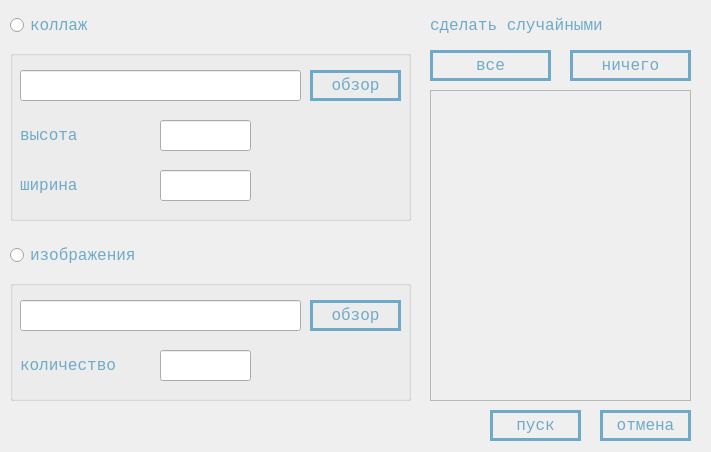
<?xml version="1.0" encoding="UTF-8"?>
<ui version="4.0">
 <class>windowsettings</class>
 <widget class="QDialog" name="windowsettings">
  <property name="geometry">
   <rect>
    <x>0</x>
    <y>0</y>
    <width>711</width>
    <height>452</height>
   </rect>
  </property>
  <property name="windowTitle">
   <string>Dialog</string>
  </property>
  <widget class="QRadioButton" name="radioButton">
   <property name="geometry">
    <rect>
     <x>10</x>
     <y>10</y>
     <width>141</width>
     <height>31</height>
    </rect>
   </property>
   <property name="palette">
    <palette>
     <active>
      <colorrole role="WindowText">
       <brush brushstyle="SolidPattern">
        <color alpha="255">
         <red>110</red>
         <green>170</green>
         <blue>200</blue>
        </color>
       </brush>
      </colorrole>
     </active>
     <inactive>
      <colorrole role="WindowText">
       <brush brushstyle="SolidPattern">
        <color alpha="255">
         <red>110</red>
         <green>170</green>
         <blue>200</blue>
        </color>
       </brush>
      </colorrole>
     </inactive>
     <disabled>
      <colorrole role="WindowText">
       <brush brushstyle="SolidPattern">
        <color alpha="255">
         <red>120</red>
         <green>120</green>
         <blue>120</blue>
        </color>
       </brush>
      </colorrole>
     </disabled>
    </palette>
   </property>
   <property name="font">
    <font>
     <family>Consolas</family>
     <pointsize>12</pointsize>
    </font>
   </property>
   <property name="text">
    <string>коллаж</string>
   </property>
  </widget>
  <widget class="QGroupBox" name="groupBox">
   <property name="geometry">
    <rect>
     <x>10</x>
     <y>50</y>
     <width>401</width>
     <height>171</height>
    </rect>
   </property>
   <property name="title">
    <string/>
   </property>
   <widget class="QLineEdit" name="lineEdit">
    <property name="geometry">
     <rect>
      <x>10</x>
      <y>20</y>
      <width>281</width>
      <height>31</height>
     </rect>
    </property>
    <property name="palette">
     <palette>
      <active>
       <colorrole role="WindowText">
        <brush brushstyle="SolidPattern">
         <color alpha="255">
          <red>0</red>
          <green>0</green>
          <blue>0</blue>
         </color>
        </brush>
       </colorrole>
       <colorrole role="Text">
        <brush brushstyle="SolidPattern">
         <color alpha="255">
          <red>0</red>
          <green>255</green>
          <blue>127</blue>
         </color>
        </brush>
       </colorrole>
       <colorrole role="ButtonText">
        <brush brushstyle="SolidPattern">
         <color alpha="255">
          <red>0</red>
          <green>0</green>
          <blue>0</blue>
         </color>
        </brush>
       </colorrole>
       <colorrole role="ToolTipText">
        <brush brushstyle="SolidPattern">
         <color alpha="255">
          <red>0</red>
          <green>0</green>
          <blue>0</blue>
         </color>
        </brush>
       </colorrole>
       <colorrole role="PlaceholderText">
        <brush brushstyle="SolidPattern">
         <color alpha="128">
          <red>0</red>
          <green>255</green>
          <blue>127</blue>
         </color>
        </brush>
       </colorrole>
      </active>
      <inactive>
       <colorrole role="WindowText">
        <brush brushstyle="SolidPattern">
         <color alpha="255">
          <red>0</red>
          <green>0</green>
          <blue>0</blue>
         </color>
        </brush>
       </colorrole>
       <colorrole role="Text">
        <brush brushstyle="SolidPattern">
         <color alpha="255">
          <red>0</red>
          <green>255</green>
          <blue>127</blue>
         </color>
        </brush>
       </colorrole>
       <colorrole role="ButtonText">
        <brush brushstyle="SolidPattern">
         <color alpha="255">
          <red>0</red>
          <green>0</green>
          <blue>0</blue>
         </color>
        </brush>
       </colorrole>
       <colorrole role="ToolTipText">
        <brush brushstyle="SolidPattern">
         <color alpha="255">
          <red>0</red>
          <green>0</green>
          <blue>0</blue>
         </color>
        </brush>
       </colorrole>
       <colorrole role="PlaceholderText">
        <brush brushstyle="SolidPattern">
         <color alpha="128">
          <red>0</red>
          <green>255</green>
          <blue>127</blue>
         </color>
        </brush>
       </colorrole>
      </inactive>
      <disabled>
       <colorrole role="WindowText">
        <brush brushstyle="SolidPattern">
         <color alpha="255">
          <red>120</red>
          <green>120</green>
          <blue>120</blue>
         </color>
        </brush>
       </colorrole>
       <colorrole role="Text">
        <brush brushstyle="SolidPattern">
         <color alpha="255">
          <red>120</red>
          <green>120</green>
          <blue>120</blue>
         </color>
        </brush>
       </colorrole>
       <colorrole role="ButtonText">
        <brush brushstyle="SolidPattern">
         <color alpha="255">
          <red>120</red>
          <green>120</green>
          <blue>120</blue>
         </color>
        </brush>
       </colorrole>
       <colorrole role="ToolTipText">
        <brush brushstyle="SolidPattern">
         <color alpha="255">
          <red>0</red>
          <green>0</green>
          <blue>0</blue>
         </color>
        </brush>
       </colorrole>
       <colorrole role="PlaceholderText">
        <brush brushstyle="SolidPattern">
         <color alpha="128">
          <red>0</red>
          <green>0</green>
          <blue>0</blue>
         </color>
        </brush>
       </colorrole>
      </disabled>
     </palette>
    </property>
    <property name="text">
     <string/>
    </property>
   </widget>
   <widget class="QPushButton" name="pushButton">
    <property name="geometry">
     <rect>
      <x>300</x>
      <y>20</y>
      <width>91</width>
      <height>31</height>
     </rect>
    </property>
    <property name="palette">
     <palette>
      <active>
       <colorrole role="ButtonText">
        <brush brushstyle="SolidPattern">
         <color alpha="255">
          <red>110</red>
          <green>170</green>
          <blue>200</blue>
         </color>
        </brush>
       </colorrole>
      </active>
      <inactive>
       <colorrole role="ButtonText">
        <brush brushstyle="SolidPattern">
         <color alpha="255">
          <red>110</red>
          <green>170</green>
          <blue>200</blue>
         </color>
        </brush>
       </colorrole>
      </inactive>
      <disabled>
       <colorrole role="ButtonText">
        <brush brushstyle="SolidPattern">
         <color alpha="255">
          <red>120</red>
          <green>120</green>
          <blue>120</blue>
         </color>
        </brush>
       </colorrole>
      </disabled>
     </palette>
    </property>
    <property name="font">
     <font>
      <family>Consolas</family>
      <pointsize>12</pointsize>
     </font>
    </property>
    <property name="styleSheet">
     <string notr="true">border-width: 3px;
border-style: solid;
border-color: rgb(110, 170, 200);</string>
    </property>
    <property name="text">
     <string>обзор</string>
    </property>
   </widget>
   <widget class="QLineEdit" name="lineEdit_2">
    <property name="geometry">
     <rect>
      <x>150</x>
      <y>70</y>
      <width>91</width>
      <height>31</height>
     </rect>
    </property>
    <property name="palette">
     <palette>
      <active>
       <colorrole role="Text">
        <brush brushstyle="SolidPattern">
         <color alpha="255">
          <red>0</red>
          <green>255</green>
          <blue>127</blue>
         </color>
        </brush>
       </colorrole>
       <colorrole role="PlaceholderText">
        <brush brushstyle="SolidPattern">
         <color alpha="128">
          <red>0</red>
          <green>255</green>
          <blue>127</blue>
         </color>
        </brush>
       </colorrole>
      </active>
      <inactive>
       <colorrole role="Text">
        <brush brushstyle="SolidPattern">
         <color alpha="255">
          <red>0</red>
          <green>255</green>
          <blue>127</blue>
         </color>
        </brush>
       </colorrole>
       <colorrole role="PlaceholderText">
        <brush brushstyle="SolidPattern">
         <color alpha="128">
          <red>0</red>
          <green>255</green>
          <blue>127</blue>
         </color>
        </brush>
       </colorrole>
      </inactive>
      <disabled>
       <colorrole role="Text">
        <brush brushstyle="SolidPattern">
         <color alpha="255">
          <red>120</red>
          <green>120</green>
          <blue>120</blue>
         </color>
        </brush>
       </colorrole>
       <colorrole role="PlaceholderText">
        <brush brushstyle="SolidPattern">
         <color alpha="128">
          <red>0</red>
          <green>0</green>
          <blue>0</blue>
         </color>
        </brush>
       </colorrole>
      </disabled>
     </palette>
    </property>
   </widget>
   <widget class="QLabel" name="label">
    <property name="geometry">
     <rect>
      <x>10</x>
      <y>70</y>
      <width>141</width>
      <height>31</height>
     </rect>
    </property>
    <property name="palette">
     <palette>
      <active>
       <colorrole role="WindowText">
        <brush brushstyle="SolidPattern">
         <color alpha="255">
          <red>110</red>
          <green>170</green>
          <blue>200</blue>
         </color>
        </brush>
       </colorrole>
      </active>
      <inactive>
       <colorrole role="WindowText">
        <brush brushstyle="SolidPattern">
         <color alpha="255">
          <red>110</red>
          <green>170</green>
          <blue>200</blue>
         </color>
        </brush>
       </colorrole>
      </inactive>
      <disabled>
       <colorrole role="WindowText">
        <brush brushstyle="SolidPattern">
         <color alpha="255">
          <red>120</red>
          <green>120</green>
          <blue>120</blue>
         </color>
        </brush>
       </colorrole>
      </disabled>
     </palette>
    </property>
    <property name="font">
     <font>
      <family>Consolas</family>
      <pointsize>12</pointsize>
     </font>
    </property>
    <property name="text">
     <string>высота</string>
    </property>
   </widget>
   <widget class="QLabel" name="label_2">
    <property name="geometry">
     <rect>
      <x>10</x>
      <y>120</y>
      <width>141</width>
      <height>31</height>
     </rect>
    </property>
    <property name="palette">
     <palette>
      <active>
       <colorrole role="WindowText">
        <brush brushstyle="SolidPattern">
         <color alpha="255">
          <red>110</red>
          <green>170</green>
          <blue>200</blue>
         </color>
        </brush>
       </colorrole>
      </active>
      <inactive>
       <colorrole role="WindowText">
        <brush brushstyle="SolidPattern">
         <color alpha="255">
          <red>110</red>
          <green>170</green>
          <blue>200</blue>
         </color>
        </brush>
       </colorrole>
      </inactive>
      <disabled>
       <colorrole role="WindowText">
        <brush brushstyle="SolidPattern">
         <color alpha="255">
          <red>120</red>
          <green>120</green>
          <blue>120</blue>
         </color>
        </brush>
       </colorrole>
      </disabled>
     </palette>
    </property>
    <property name="font">
     <font>
      <family>Consolas</family>
      <pointsize>12</pointsize>
     </font>
    </property>
    <property name="text">
     <string>ширина</string>
    </property>
   </widget>
   <widget class="QLineEdit" name="lineEdit_3">
    <property name="geometry">
     <rect>
      <x>150</x>
      <y>120</y>
      <width>91</width>
      <height>31</height>
     </rect>
    </property>
    <property name="palette">
     <palette>
      <active>
       <colorrole role="Text">
        <brush brushstyle="SolidPattern">
         <color alpha="255">
          <red>0</red>
          <green>255</green>
          <blue>127</blue>
         </color>
        </brush>
       </colorrole>
       <colorrole role="PlaceholderText">
        <brush brushstyle="SolidPattern">
         <color alpha="128">
          <red>0</red>
          <green>255</green>
          <blue>127</blue>
         </color>
        </brush>
       </colorrole>
      </active>
      <inactive>
       <colorrole role="Text">
        <brush brushstyle="SolidPattern">
         <color alpha="255">
          <red>0</red>
          <green>255</green>
          <blue>127</blue>
         </color>
        </brush>
       </colorrole>
       <colorrole role="PlaceholderText">
        <brush brushstyle="SolidPattern">
         <color alpha="128">
          <red>0</red>
          <green>255</green>
          <blue>127</blue>
         </color>
        </brush>
       </colorrole>
      </inactive>
      <disabled>
       <colorrole role="Text">
        <brush brushstyle="SolidPattern">
         <color alpha="255">
          <red>120</red>
          <green>120</green>
          <blue>120</blue>
         </color>
        </brush>
       </colorrole>
       <colorrole role="PlaceholderText">
        <brush brushstyle="SolidPattern">
         <color alpha="128">
          <red>0</red>
          <green>0</green>
          <blue>0</blue>
         </color>
        </brush>
       </colorrole>
      </disabled>
     </palette>
    </property>
   </widget>
  </widget>
  <widget class="QGroupBox" name="groupBox_2">
   <property name="geometry">
    <rect>
     <x>10</x>
     <y>280</y>
     <width>401</width>
     <height>121</height>
    </rect>
   </property>
   <property name="title">
    <string/>
   </property>
   <widget class="QLineEdit" name="lineEdit_4">
    <property name="geometry">
     <rect>
      <x>10</x>
      <y>20</y>
      <width>281</width>
      <height>31</height>
     </rect>
    </property>
    <property name="palette">
     <palette>
      <active>
       <colorrole role="Text">
        <brush brushstyle="SolidPattern">
         <color alpha="255">
          <red>0</red>
          <green>255</green>
          <blue>127</blue>
         </color>
        </brush>
       </colorrole>
       <colorrole role="PlaceholderText">
        <brush brushstyle="SolidPattern">
         <color alpha="128">
          <red>0</red>
          <green>255</green>
          <blue>127</blue>
         </color>
        </brush>
       </colorrole>
      </active>
      <inactive>
       <colorrole role="Text">
        <brush brushstyle="SolidPattern">
         <color alpha="255">
          <red>0</red>
          <green>255</green>
          <blue>127</blue>
         </color>
        </brush>
       </colorrole>
       <colorrole role="PlaceholderText">
        <brush brushstyle="SolidPattern">
         <color alpha="128">
          <red>0</red>
          <green>255</green>
          <blue>127</blue>
         </color>
        </brush>
       </colorrole>
      </inactive>
      <disabled>
       <colorrole role="Text">
        <brush brushstyle="SolidPattern">
         <color alpha="255">
          <red>120</red>
          <green>120</green>
          <blue>120</blue>
         </color>
        </brush>
       </colorrole>
       <colorrole role="PlaceholderText">
        <brush brushstyle="SolidPattern">
         <color alpha="128">
          <red>0</red>
          <green>0</green>
          <blue>0</blue>
         </color>
        </brush>
       </colorrole>
      </disabled>
     </palette>
    </property>
   </widget>
   <widget class="QPushButton" name="pushButton_2">
    <property name="geometry">
     <rect>
      <x>300</x>
      <y>20</y>
      <width>91</width>
      <height>31</height>
     </rect>
    </property>
    <property name="palette">
     <palette>
      <active>
       <colorrole role="WindowText">
        <brush brushstyle="SolidPattern">
         <color alpha="255">
          <red>0</red>
          <green>0</green>
          <blue>0</blue>
         </color>
        </brush>
       </colorrole>
       <colorrole role="ButtonText">
        <brush brushstyle="SolidPattern">
         <color alpha="255">
          <red>110</red>
          <green>170</green>
          <blue>200</blue>
         </color>
        </brush>
       </colorrole>
      </active>
      <inactive>
       <colorrole role="WindowText">
        <brush brushstyle="SolidPattern">
         <color alpha="255">
          <red>0</red>
          <green>0</green>
          <blue>0</blue>
         </color>
        </brush>
       </colorrole>
       <colorrole role="ButtonText">
        <brush brushstyle="SolidPattern">
         <color alpha="255">
          <red>110</red>
          <green>170</green>
          <blue>200</blue>
         </color>
        </brush>
       </colorrole>
      </inactive>
      <disabled>
       <colorrole role="WindowText">
        <brush brushstyle="SolidPattern">
         <color alpha="255">
          <red>120</red>
          <green>120</green>
          <blue>120</blue>
         </color>
        </brush>
       </colorrole>
       <colorrole role="ButtonText">
        <brush brushstyle="SolidPattern">
         <color alpha="255">
          <red>120</red>
          <green>120</green>
          <blue>120</blue>
         </color>
        </brush>
       </colorrole>
      </disabled>
     </palette>
    </property>
    <property name="font">
     <font>
      <family>Consolas</family>
      <pointsize>12</pointsize>
     </font>
    </property>
    <property name="styleSheet">
     <string notr="true">border-width: 3px;
border-style: solid;
border-color: rgb(110, 170, 200);</string>
    </property>
    <property name="text">
     <string>обзор</string>
    </property>
   </widget>
   <widget class="QLineEdit" name="lineEdit_5">
    <property name="geometry">
     <rect>
      <x>150</x>
      <y>70</y>
      <width>91</width>
      <height>31</height>
     </rect>
    </property>
    <property name="palette">
     <palette>
      <active>
       <colorrole role="Text">
        <brush brushstyle="SolidPattern">
         <color alpha="255">
          <red>0</red>
          <green>255</green>
          <blue>127</blue>
         </color>
        </brush>
       </colorrole>
       <colorrole role="PlaceholderText">
        <brush brushstyle="SolidPattern">
         <color alpha="128">
          <red>0</red>
          <green>255</green>
          <blue>127</blue>
         </color>
        </brush>
       </colorrole>
      </active>
      <inactive>
       <colorrole role="Text">
        <brush brushstyle="SolidPattern">
         <color alpha="255">
          <red>0</red>
          <green>255</green>
          <blue>127</blue>
         </color>
        </brush>
       </colorrole>
       <colorrole role="PlaceholderText">
        <brush brushstyle="SolidPattern">
         <color alpha="128">
          <red>0</red>
          <green>255</green>
          <blue>127</blue>
         </color>
        </brush>
       </colorrole>
      </inactive>
      <disabled>
       <colorrole role="Text">
        <brush brushstyle="SolidPattern">
         <color alpha="255">
          <red>120</red>
          <green>120</green>
          <blue>120</blue>
         </color>
        </brush>
       </colorrole>
       <colorrole role="PlaceholderText">
        <brush brushstyle="SolidPattern">
         <color alpha="128">
          <red>0</red>
          <green>0</green>
          <blue>0</blue>
         </color>
        </brush>
       </colorrole>
      </disabled>
     </palette>
    </property>
   </widget>
   <widget class="QLabel" name="label_3">
    <property name="geometry">
     <rect>
      <x>10</x>
      <y>70</y>
      <width>141</width>
      <height>31</height>
     </rect>
    </property>
    <property name="palette">
     <palette>
      <active>
       <colorrole role="WindowText">
        <brush brushstyle="SolidPattern">
         <color alpha="255">
          <red>110</red>
          <green>170</green>
          <blue>200</blue>
         </color>
        </brush>
       </colorrole>
      </active>
      <inactive>
       <colorrole role="WindowText">
        <brush brushstyle="SolidPattern">
         <color alpha="255">
          <red>110</red>
          <green>170</green>
          <blue>200</blue>
         </color>
        </brush>
       </colorrole>
      </inactive>
      <disabled>
       <colorrole role="WindowText">
        <brush brushstyle="SolidPattern">
         <color alpha="255">
          <red>120</red>
          <green>120</green>
          <blue>120</blue>
         </color>
        </brush>
       </colorrole>
      </disabled>
     </palette>
    </property>
    <property name="font">
     <font>
      <family>Consolas</family>
      <pointsize>12</pointsize>
     </font>
    </property>
    <property name="text">
     <string>количество</string>
    </property>
   </widget>
  </widget>
  <widget class="QRadioButton" name="radioButton_2">
   <property name="geometry">
    <rect>
     <x>10</x>
     <y>240</y>
     <width>181</width>
     <height>31</height>
    </rect>
   </property>
   <property name="palette">
    <palette>
     <active>
      <colorrole role="WindowText">
       <brush brushstyle="SolidPattern">
        <color alpha="255">
         <red>110</red>
         <green>170</green>
         <blue>200</blue>
        </color>
       </brush>
      </colorrole>
     </active>
     <inactive>
      <colorrole role="WindowText">
       <brush brushstyle="SolidPattern">
        <color alpha="255">
         <red>110</red>
         <green>170</green>
         <blue>200</blue>
        </color>
       </brush>
      </colorrole>
     </inactive>
     <disabled>
      <colorrole role="WindowText">
       <brush brushstyle="SolidPattern">
        <color alpha="255">
         <red>120</red>
         <green>120</green>
         <blue>120</blue>
        </color>
       </brush>
      </colorrole>
     </disabled>
    </palette>
   </property>
   <property name="font">
    <font>
     <family>Consolas</family>
     <pointsize>12</pointsize>
    </font>
   </property>
   <property name="text">
    <string>изображения</string>
   </property>
  </widget>
  <widget class="QLabel" name="label_4">
   <property name="geometry">
    <rect>
     <x>430</x>
     <y>10</y>
     <width>261</width>
     <height>31</height>
    </rect>
   </property>
   <property name="palette">
    <palette>
     <active>
      <colorrole role="WindowText">
       <brush brushstyle="SolidPattern">
        <color alpha="255">
         <red>110</red>
         <green>170</green>
         <blue>200</blue>
        </color>
       </brush>
      </colorrole>
     </active>
     <inactive>
      <colorrole role="WindowText">
       <brush brushstyle="SolidPattern">
        <color alpha="255">
         <red>110</red>
         <green>170</green>
         <blue>200</blue>
        </color>
       </brush>
      </colorrole>
     </inactive>
     <disabled>
      <colorrole role="WindowText">
       <brush brushstyle="SolidPattern">
        <color alpha="255">
         <red>120</red>
         <green>120</green>
         <blue>120</blue>
        </color>
       </brush>
      </colorrole>
     </disabled>
    </palette>
   </property>
   <property name="font">
    <font>
     <family>Consolas</family>
     <pointsize>12</pointsize>
    </font>
   </property>
   <property name="text">
    <string>сделать случайными</string>
   </property>
  </widget>
  <widget class="QScrollArea" name="scrollArea">
   <property name="geometry">
    <rect>
     <x>430</x>
     <y>90</y>
     <width>261</width>
     <height>311</height>
    </rect>
   </property>
   <property name="widgetResizable">
    <bool>true</bool>
   </property>
   <widget class="QWidget" name="scrollAreaWidgetContents">
    <property name="geometry">
     <rect>
      <x>0</x>
      <y>0</y>
      <width>259</width>
      <height>309</height>
     </rect>
    </property>
   </widget>
  </widget>
  <widget class="QPushButton" name="pushButton_3">
   <property name="geometry">
    <rect>
     <x>430</x>
     <y>50</y>
     <width>121</width>
     <height>31</height>
    </rect>
   </property>
   <property name="palette">
    <palette>
     <active>
      <colorrole role="ButtonText">
       <brush brushstyle="SolidPattern">
        <color alpha="255">
         <red>110</red>
         <green>170</green>
         <blue>200</blue>
        </color>
       </brush>
      </colorrole>
     </active>
     <inactive>
      <colorrole role="ButtonText">
       <brush brushstyle="SolidPattern">
        <color alpha="255">
         <red>110</red>
         <green>170</green>
         <blue>200</blue>
        </color>
       </brush>
      </colorrole>
     </inactive>
     <disabled>
      <colorrole role="ButtonText">
       <brush brushstyle="SolidPattern">
        <color alpha="255">
         <red>120</red>
         <green>120</green>
         <blue>120</blue>
        </color>
       </brush>
      </colorrole>
     </disabled>
    </palette>
   </property>
   <property name="font">
    <font>
     <family>Consolas</family>
     <pointsize>12</pointsize>
    </font>
   </property>
   <property name="styleSheet">
    <string notr="true">border-width: 3px;
border-style: solid;
border-color: rgb(110, 170, 200);</string>
   </property>
   <property name="text">
    <string>все</string>
   </property>
  </widget>
  <widget class="QPushButton" name="pushButton_4">
   <property name="geometry">
    <rect>
     <x>570</x>
     <y>50</y>
     <width>121</width>
     <height>31</height>
    </rect>
   </property>
   <property name="palette">
    <palette>
     <active>
      <colorrole role="WindowText">
       <brush brushstyle="SolidPattern">
        <color alpha="255">
         <red>0</red>
         <green>0</green>
         <blue>0</blue>
        </color>
       </brush>
      </colorrole>
      <colorrole role="ButtonText">
       <brush brushstyle="SolidPattern">
        <color alpha="255">
         <red>110</red>
         <green>170</green>
         <blue>200</blue>
        </color>
       </brush>
      </colorrole>
     </active>
     <inactive>
      <colorrole role="WindowText">
       <brush brushstyle="SolidPattern">
        <color alpha="255">
         <red>0</red>
         <green>0</green>
         <blue>0</blue>
        </color>
       </brush>
      </colorrole>
      <colorrole role="ButtonText">
       <brush brushstyle="SolidPattern">
        <color alpha="255">
         <red>110</red>
         <green>170</green>
         <blue>200</blue>
        </color>
       </brush>
      </colorrole>
     </inactive>
     <disabled>
      <colorrole role="WindowText">
       <brush brushstyle="SolidPattern">
        <color alpha="255">
         <red>120</red>
         <green>120</green>
         <blue>120</blue>
        </color>
       </brush>
      </colorrole>
      <colorrole role="ButtonText">
       <brush brushstyle="SolidPattern">
        <color alpha="255">
         <red>120</red>
         <green>120</green>
         <blue>120</blue>
        </color>
       </brush>
      </colorrole>
     </disabled>
    </palette>
   </property>
   <property name="font">
    <font>
     <family>Consolas</family>
     <pointsize>12</pointsize>
    </font>
   </property>
   <property name="styleSheet">
    <string notr="true">border-width: 3px;
border-style: solid;
border-color: rgb(110, 170, 200);</string>
   </property>
   <property name="text">
    <string>ничего</string>
   </property>
  </widget>
  <widget class="QPushButton" name="pushButton_5">
   <property name="geometry">
    <rect>
     <x>600</x>
     <y>410</y>
     <width>91</width>
     <height>31</height>
    </rect>
   </property>
   <property name="palette">
    <palette>
     <active>
      <colorrole role="WindowText">
       <brush brushstyle="SolidPattern">
        <color alpha="255">
         <red>0</red>
         <green>0</green>
         <blue>0</blue>
        </color>
       </brush>
      </colorrole>
      <colorrole role="ButtonText">
       <brush brushstyle="SolidPattern">
        <color alpha="255">
         <red>110</red>
         <green>170</green>
         <blue>200</blue>
        </color>
       </brush>
      </colorrole>
     </active>
     <inactive>
      <colorrole role="WindowText">
       <brush brushstyle="SolidPattern">
        <color alpha="255">
         <red>0</red>
         <green>0</green>
         <blue>0</blue>
        </color>
       </brush>
      </colorrole>
      <colorrole role="ButtonText">
       <brush brushstyle="SolidPattern">
        <color alpha="255">
         <red>110</red>
         <green>170</green>
         <blue>200</blue>
        </color>
       </brush>
      </colorrole>
     </inactive>
     <disabled>
      <colorrole role="WindowText">
       <brush brushstyle="SolidPattern">
        <color alpha="255">
         <red>120</red>
         <green>120</green>
         <blue>120</blue>
        </color>
       </brush>
      </colorrole>
      <colorrole role="ButtonText">
       <brush brushstyle="SolidPattern">
        <color alpha="255">
         <red>120</red>
         <green>120</green>
         <blue>120</blue>
        </color>
       </brush>
      </colorrole>
     </disabled>
    </palette>
   </property>
   <property name="font">
    <font>
     <family>Consolas</family>
     <pointsize>12</pointsize>
    </font>
   </property>
   <property name="styleSheet">
    <string notr="true">border-width: 3px;
border-style: solid;
border-color: rgb(110, 170, 200);</string>
   </property>
   <property name="text">
    <string>отмена</string>
   </property>
  </widget>
  <widget class="QPushButton" name="pushButton_6">
   <property name="geometry">
    <rect>
     <x>490</x>
     <y>410</y>
     <width>91</width>
     <height>31</height>
    </rect>
   </property>
   <property name="palette">
    <palette>
     <active>
      <colorrole role="WindowText">
       <brush brushstyle="SolidPattern">
        <color alpha="255">
         <red>0</red>
         <green>0</green>
         <blue>0</blue>
        </color>
       </brush>
      </colorrole>
      <colorrole role="ButtonText">
       <brush brushstyle="SolidPattern">
        <color alpha="255">
         <red>110</red>
         <green>170</green>
         <blue>200</blue>
        </color>
       </brush>
      </colorrole>
     </active>
     <inactive>
      <colorrole role="WindowText">
       <brush brushstyle="SolidPattern">
        <color alpha="255">
         <red>0</red>
         <green>0</green>
         <blue>0</blue>
        </color>
       </brush>
      </colorrole>
      <colorrole role="ButtonText">
       <brush brushstyle="SolidPattern">
        <color alpha="255">
         <red>110</red>
         <green>170</green>
         <blue>200</blue>
        </color>
       </brush>
      </colorrole>
     </inactive>
     <disabled>
      <colorrole role="WindowText">
       <brush brushstyle="SolidPattern">
        <color alpha="255">
         <red>120</red>
         <green>120</green>
         <blue>120</blue>
        </color>
       </brush>
      </colorrole>
      <colorrole role="ButtonText">
       <brush brushstyle="SolidPattern">
        <color alpha="255">
         <red>120</red>
         <green>120</green>
         <blue>120</blue>
        </color>
       </brush>
      </colorrole>
     </disabled>
    </palette>
   </property>
   <property name="font">
    <font>
     <family>Consolas</family>
     <pointsize>12</pointsize>
    </font>
   </property>
   <property name="styleSheet">
    <string notr="true">border-width: 3px;
border-style: solid;
border-color: rgb(110, 170, 200);</string>
   </property>
   <property name="text">
    <string>пуск</string>
   </property>
  </widget>
 </widget>
 <resources/>
 <connections/>
</ui>
